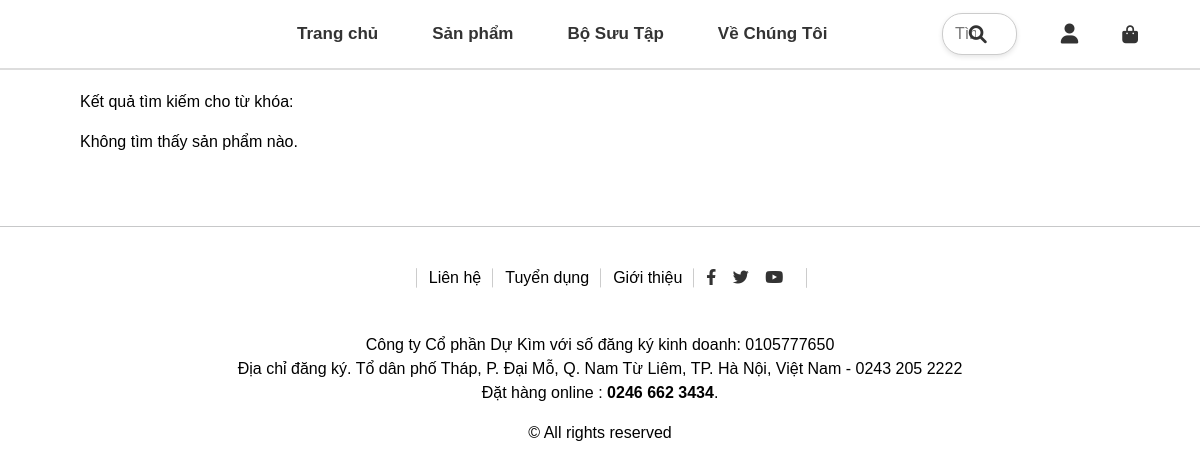
/khachhang/search.php, run on an earlier commit of the app's database.
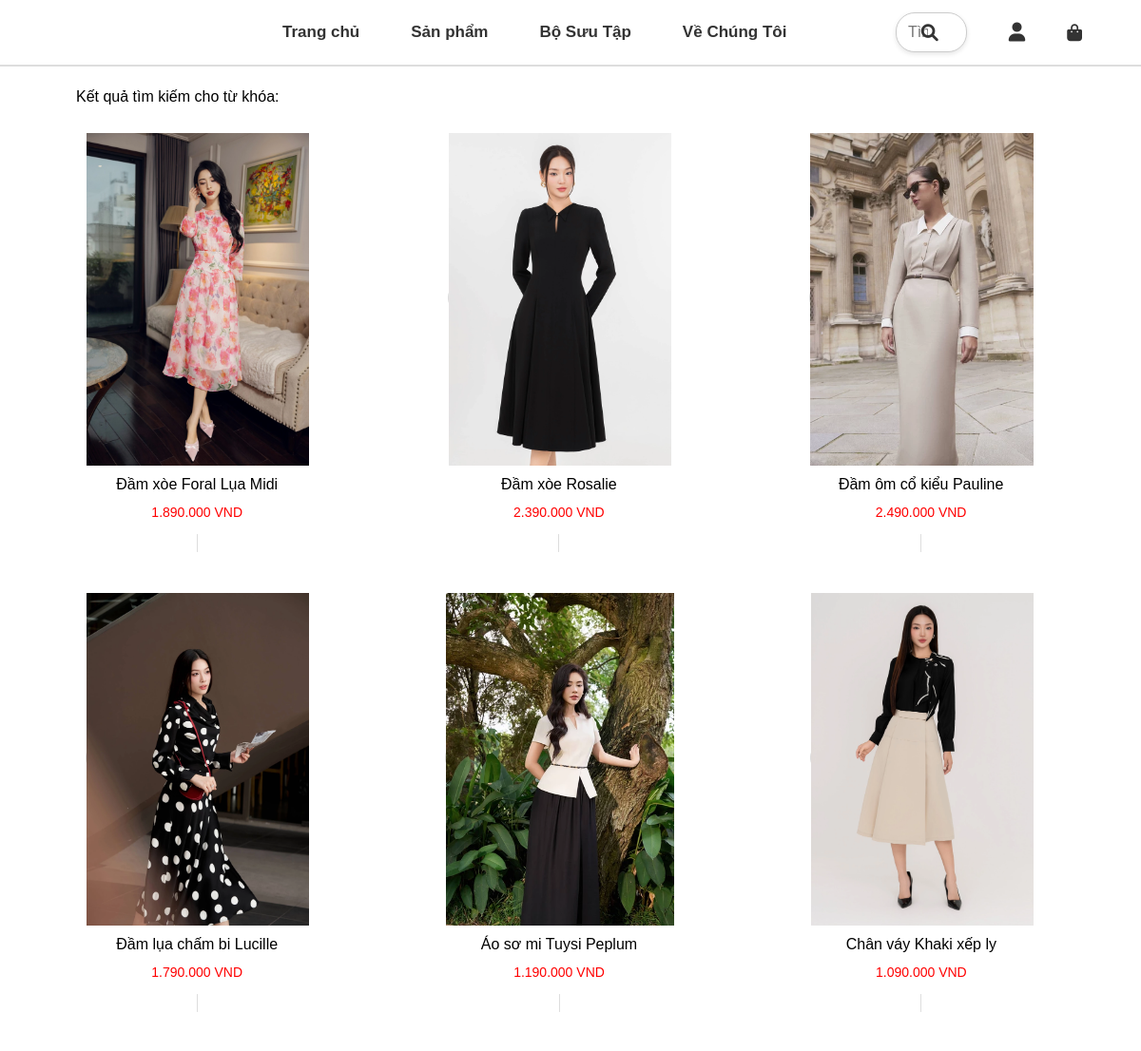
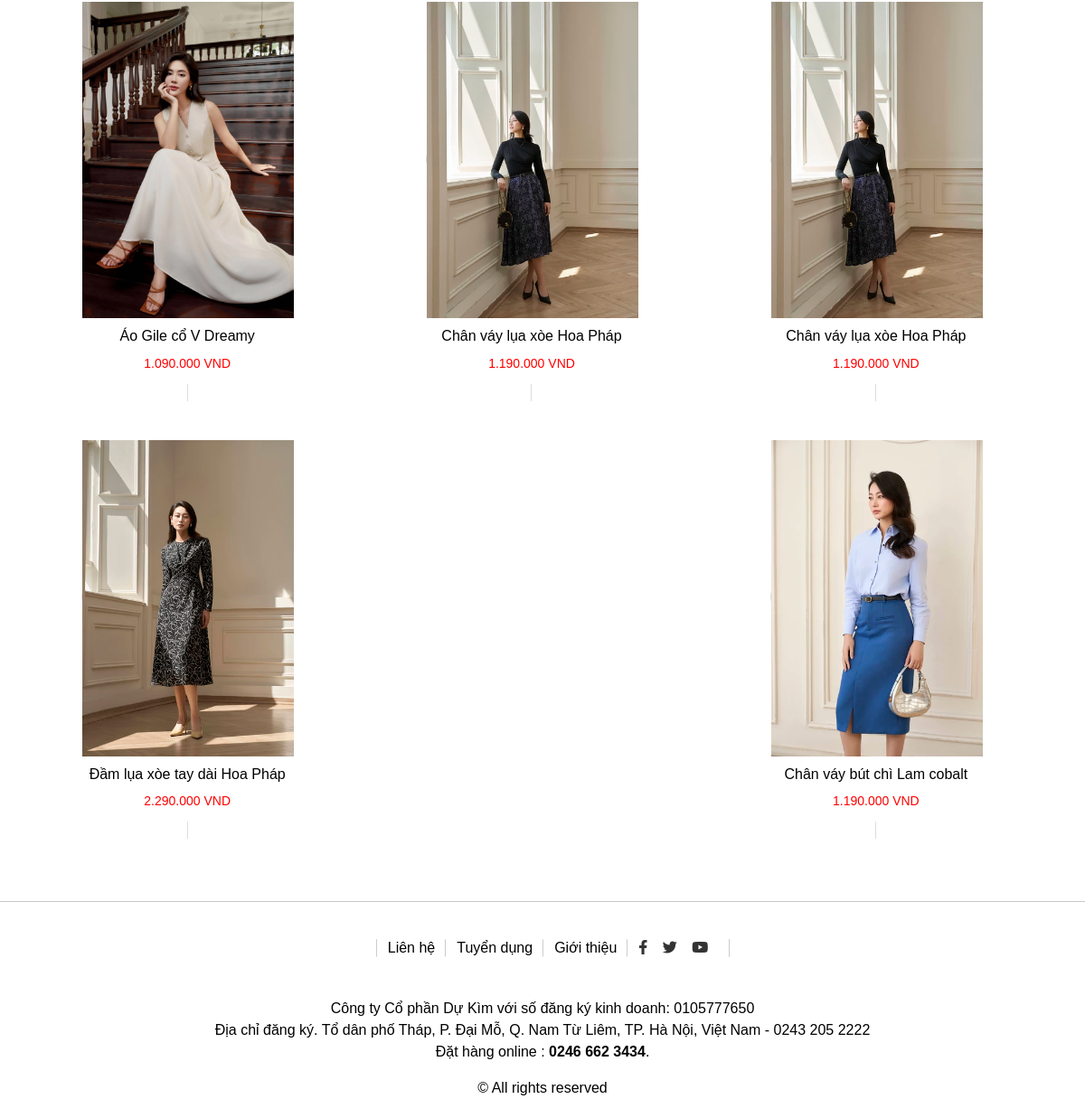
And on a later commit of the database (2 pictures, top to bottom).
### tables this page shows
CREATE TABLE `products` (
  `product_id` int(11) NOT NULL,
  `product_name` varchar(255) NOT NULL,
  `product_description` text DEFAULT NULL,
  `product_price` decimal(10,2) NOT NULL,
  `product_image` varchar(255) DEFAULT NULL,
  `brand_id` int(11) DEFAULT NULL,
  `color_id` int(11) DEFAULT NULL,
  `size_id` int(11) DEFAULT NULL,
  `stock` int(11) DEFAULT 0,
  `created_at` timestamp NOT NULL DEFAULT current_timestamp(),
  `updated_at` timestamp NOT NULL DEFAULT current_timestamp() ON UPDATE current_timestamp(),
  `product_color_image` varchar(255) DEFAULT NULL,
  `product_color_name` varchar(255) DEFAULT NULL,
  `product_size` int(11) DEFAULT NULL,
  `remarkable` tinyint(1) DEFAULT 0
);

### khachhang/search.php (the view, shortened to what this page needs)
<?php
include 'header.php';
$db = new Database();
$conn = $db->conn;
$keyword = '';
$sql = "SELECT * FROM products WHERE product_name LIKE ? ORDER BY product_id DESC";
$stmt = $conn->prepare($sql);
$searchKeyword = "%" . $keyword . "%";
$stmt->bind_param("s", $searchKeyword);
$stmt->execute();
$result = $stmt->get_result();
?>
<div class="container">
    <div class="row">
        <div class="category-right row">
            <div class="category-right-top-item">
                <p style="font-family: 'Arial', sans-serif;">Kết quả tìm kiếm cho từ khóa: <?php echo htmlspecialchars($keyword); ?></p>
                <div id="Table" class="category-right-content-item">
                    <?php
                    if ($result->num_rows > 0) {
                        while ($row = $result->fetch_assoc()) {
                    ?>
                        <div class="product-item">
                            <form method="post" action="cart.php?action=add&id=<?php echo $row["product_id"]; ?>">
                                <div class="product-image">
                                    <a href="product.php?product_id=<?php echo $row['product_id']; ?>" style="text-decoration: none; color: inherit;">
                                        <img src="../uploads/<?php echo htmlspecialchars($row['product_image']); ?>" alt="Product Image" class="img-fluid">
                                        <h2><?php echo htmlspecialchars($row['product_name']); ?></h2>
                                        <p><?php echo number_format($row['product_price'], 0, ',', '.') . " VND"; ?></p>
                                    </a>
                                </div>
                            </form>
                        </div>
                    <?php
                        }
                    } else {
                        echo "<p>Không tìm thấy sản phẩm nào.</p>";
                    }
                    ?>
                </div>
            </div>
        </div>
    </div>
</div>
<?php
include 'footer.php';
?>

What changed in the data, as far as the page shows it:
added products: product_image (picture), product_name "Đầm xòe Foral Lụa Midi", product_price "1.890.000"
added products: product_image (picture), product_name "Đầm xòe Rosalie", product_price "2.390.000"
added products: product_image (picture), product_name "Đầm ôm cổ kiểu Pauline", product_price "2.490.000"
added products: product_image (picture), product_name "Đầm lụa chấm bi Lucille", product_price "1.790.000"
added products: product_image (picture), product_name "Áo sơ mi Tuysi Peplum", product_price "1.190.000"
added products: product_image (picture), product_name "Chân váy Khaki xếp ly", product_price "1.090.000"
added products: product_image (picture), product_name "Áo Gile cổ V Dreamy", product_price "1.090.000"
added products: product_image (picture), product_name "Chân váy lụa xòe Hoa Pháp", product_price "1.190.000"
added products: product_image (picture), product_name "Chân váy lụa xòe Hoa Pháp", product_price "1.190.000"
added products: product_image (picture), product_name "Đầm lụa xòe tay dài Hoa Pháp", product_price "2.290.000"
added products: product_image (picture), product_name "Chân váy bút chì Lam cobalt", product_price "1.190.000"
Also different on the page:
text no longer shown: "Không tìm thấy sản phẩm nào."
